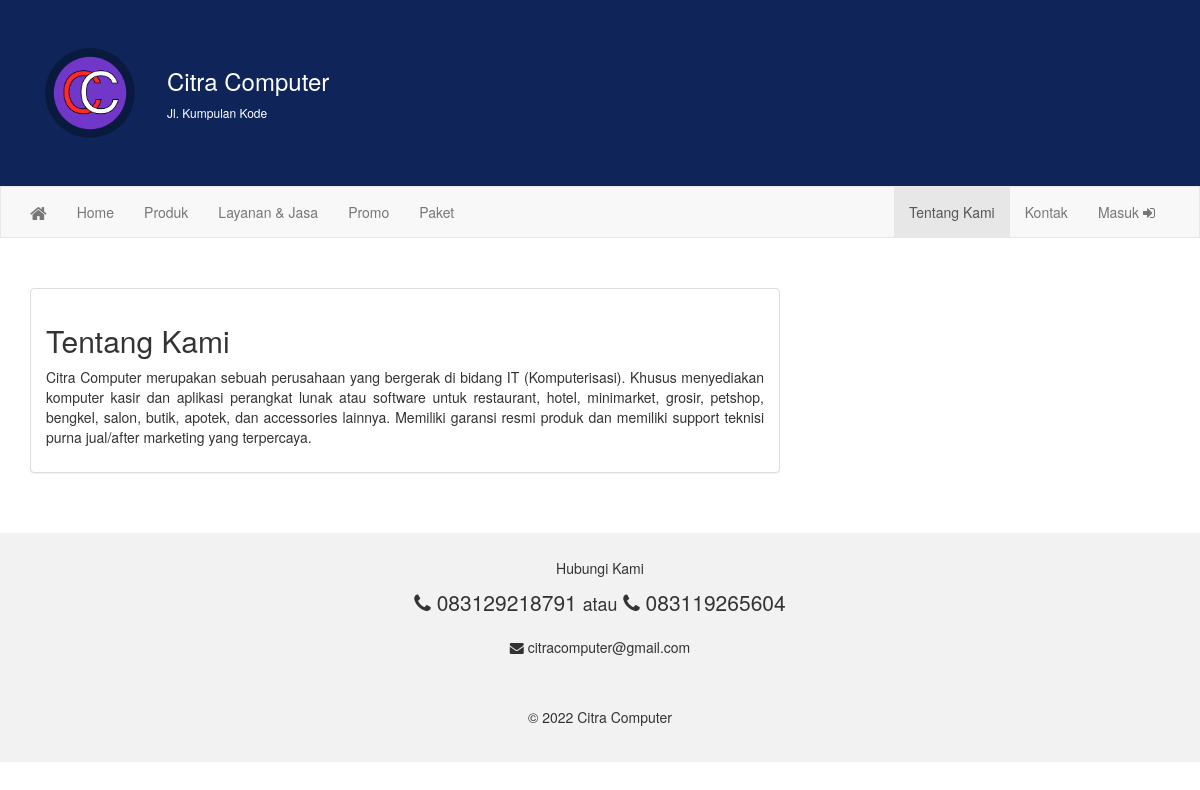
The app's page /index.php/welcome/tentang, older data.
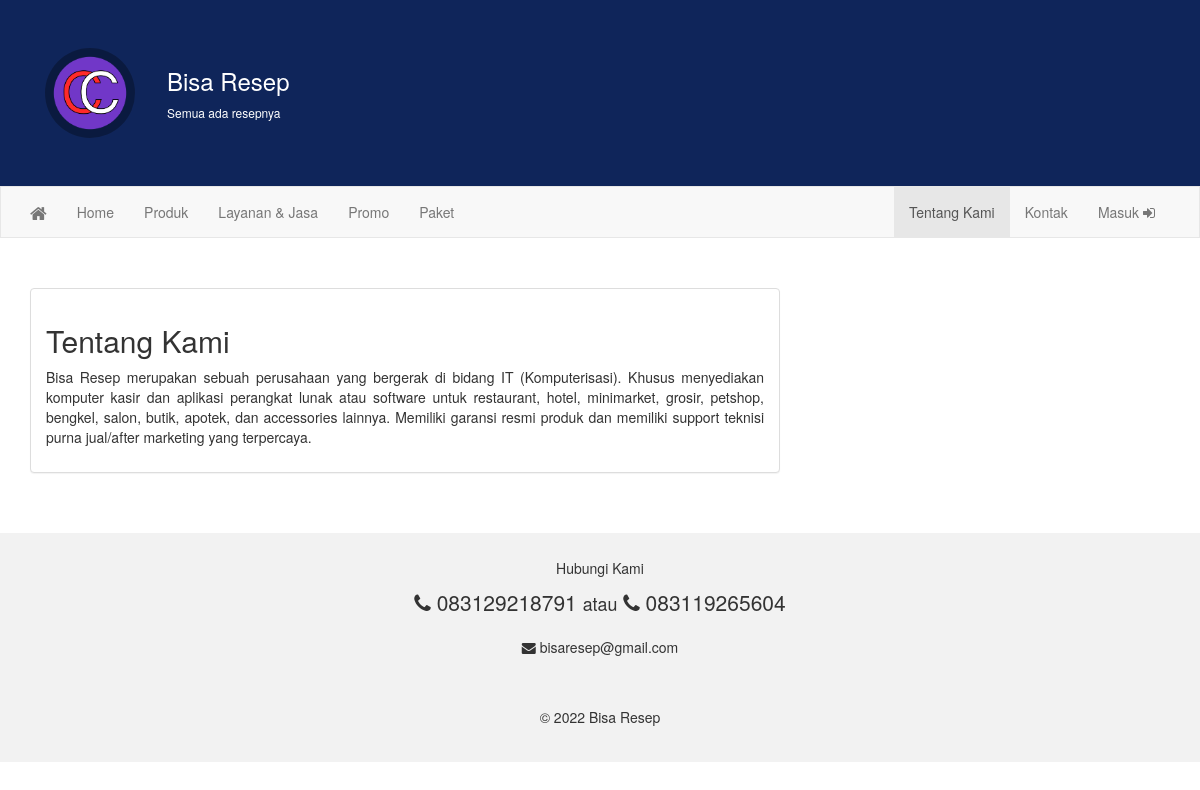
The same page, newer data.
### tables this page shows
CREATE TABLE IF NOT EXISTS `setting` (
  `id` int(11) NOT NULL,
  `judul` varchar(45) NOT NULL,
  `tagline` varchar(128) NOT NULL,
  `telepon1` varchar(45) NOT NULL,
  `telepon2` varchar(45) NOT NULL,
  `email` varchar(64) NOT NULL,
  `alamat` varchar(128) NOT NULL,
  `peta` text NOT NULL,
  `tentang` text NOT NULL
);

### application/controllers/Welcome.php (called while the page is built, shortened)
<?php
class Welcome extends CI_Controller {
	 function __construct(){
		 $this->load->model(array('produk_model', 'pengaturan_model'));
	 }
	function tentang(){
		$data['page'] = 'tentang';
		$data['web'] = $this->pengaturan_model->get(1);
		$this->load->view('depan/header', $data);
		$this->load->view('depan/navbar',  $data);
		$this->load->view('depan/content');
		$this->load->view('depan/footer');
	}
}

### index.php (called while the page is built, shortened)
<?php
require_once BASEPATH.'core/CodeIgniter.php';

### application/models/Pengaturan_model.php (called while the page is built, shortened)
<?php
class Pengaturan_model extends CI_Model {
	private $tabel = 'setting';
	function get($id = null){
		$query = $this->db->get_where($this->tabel, array('id'=>$id));
		return $query->row();
	}
}

### application/views/depan/content.php (the view)
<?php $this->load->view("depan/".$page) ?>
<br><br>
<footer class="container-fluid text-center">
  <p>Hubungi Kami</p>
  <p class="lead"><tel><i class="fa fa-phone"></i>  <?php echo $web->telepon1 ?></tel> <small>atau</small> <tel><i class="fa fa-phone"></i>  <?php echo $web->telepon2 ?></tel></p>
  <tel><i class="fa fa-envelope" aria-hidden="true"></i>  <?php echo $web->email ?></tel>
</footer>

### application/views/depan/header.php (shortened to what this page needs)
<!DOCTYPE html>
<html lang="id">
  <head>
    <link href="<?php echo base_url(); ?>assets/bootstrap/css/bootstrap.min.css" rel="stylesheet">
    <link href="<?php echo base_url(); ?>assets/font-awesome/css/font-awesome.min.css" rel="stylesheet">
  </head>
  <body>

### application/views/depan/navbar.php (shortened to what this page needs)
<div class="jumbotron">
  <div class="container">
	<div class="col-md-6 judul">
		<a href="<?php echo site_url() ?>">
		<img src="<?php echo base_url('assets/tjc/img/logo-tangsi.png') ?>" class="pull-left" style="display:inline; max-width:90px; background: rgba(0,0,0,0.3); border-radius:50%;margin-right:32px"/>
		<h3><?php echo $web->judul ?></h3>
		<p style="font-size:12px"><?php echo $web->tagline ?></p>
		</a>
	</div>
  </div>
</div>
<nav class="navbar navbar-default">
  <div class="container-fluid container">
    <div class="navbar-header">
      <a class="navbar-brand" href="<?php echo site_url() ?>"><i class="fa fa-home"></i></a>
    </div>
    <div class="collapse navbar-collapse" id="myNavbar">
      <ul class="nav navbar-nav">
        <li class="<?php echo ($page == 'home') ?'active':'' ?>"><a href="<?php echo site_url() ?>">Home</a></li>
        <li class="<?php echo ($page == 'produk') ?'active':'' ?>"><a href="<?php echo site_url('produk') ?>">Produk</a></li>
        <li class="<?php echo ($page == 'jasa') ?'active':'' ?>"><a href="<?php echo site_url('jasa') ?>">Layanan &amp; Jasa</a></li>
        <li class="<?php echo ($page == 'promo') ?'active':'' ?>"><a href="<?php echo site_url('promo') ?>">Promo</a></li>
        <li class="<?php echo ($page == 'paket') ?'active':'' ?>"><a href="<?php echo site_url('paket') ?>">Paket</a></li>
      </ul>
      <ul class="nav navbar-nav navbar-right">
        <li class="<?php echo ($page == 'tentang') ?'active':'' ?>"><a href="<?php echo site_url('tentang') ?>">Tentang Kami</a></li>
        <li class="<?php echo ($page == 'kontak') ?'active':'' ?>"><a href="<?php echo site_url('kontak') ?>">Kontak</a></li>
        <li><a href="<?php echo site_url('admin') ?>">Masuk <i class="fa fa-sign-in"></i></a></li>
      </ul>
    </div>
  </div>
</nav>

### application/views/depan/tentang.php
<div class="container">
  <div class="row">
    <div class="col-sm-8">
      <div class="panel panel-default">
        <div class="panel-body">
		<?php echo $web->tentang ?>
		</div>
	  </div>
    </div>
  </div>
</div>

### application/views/depan/footer.php (shortened to what this page needs)
	<footer>
        <p class="text-center">&copy; <?php echo Date('Y') ?>  <?php echo $web->judul ?></p>
    </footer>
  </body>
</html>

### application/views/depan/header.php (style rules this page uses)
.navbar { margin-bottom: 50px; border-radius: 0; }
.jumbotron { margin-bottom: 0; background: #0f255a; color: white; }
.judul > a { color: white; text-decoration: none; }
footer { background-color: #f2f2f2; padding: 25px; }

Row changes from the older to the newer data that the page shows:
changed setting: judul "Citra Computer" → "Bisa Resep"; tagline "Jl. Kumpulan Kode" → "Semua ada resepnya"; tentang "Tentang Kami Citra Computer merupakan sebuah perusahaan yang…" → "Tentang Kami Bisa Resep merupakan sebuah perusahaan yang…"; email "citracomputer@gmail.com" → "bisaresep@gmail.com"
